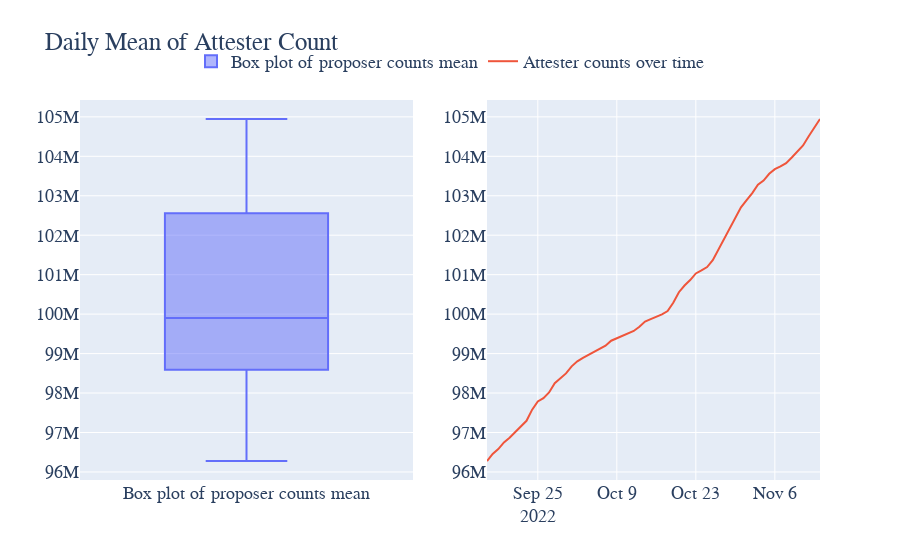

This figure's notebook cell:
### Code cell
import pandas as pd
import plotly.graph_objects as go
from plotly.subplots import make_subplots

# Sample data, replace with your actual data
df = reward.copy()

# Calculate the mean of proposer_count by Date
attest_count = df.groupby('Date')['attest_count'].sum().reset_index()
attest_count = attest_count[1:-2]
# Create a subplot layout: 2 rows and 1 column
fig = make_subplots(rows=1, cols=2, shared_xaxes=True, vertical_spacing=0.1)

# Add box plot to the top
fig.add_trace(go.Box(y=attest_count['attest_count'], name='Box plot of proposer counts mean'), row=1, col=1)

# Add time series plot to the bottom
fig.add_trace(go.Scatter(x=attest_count['Date'], y=attest_count['attest_count'], mode='lines', name='Attester counts over time'), row=1, col=2)

# Set the font to 'Courier New', title for the figure, and adjust legend position
fig.update_layout(
    font=dict(
        family="Courier New, monospace",
        size=18,
    ),
    title='Daily Mean of Attester Count',
    legend=dict(
        x=0.5,
        y=1.15,
        orientation="h",
        xanchor="center"
    )
)

fig.show()
